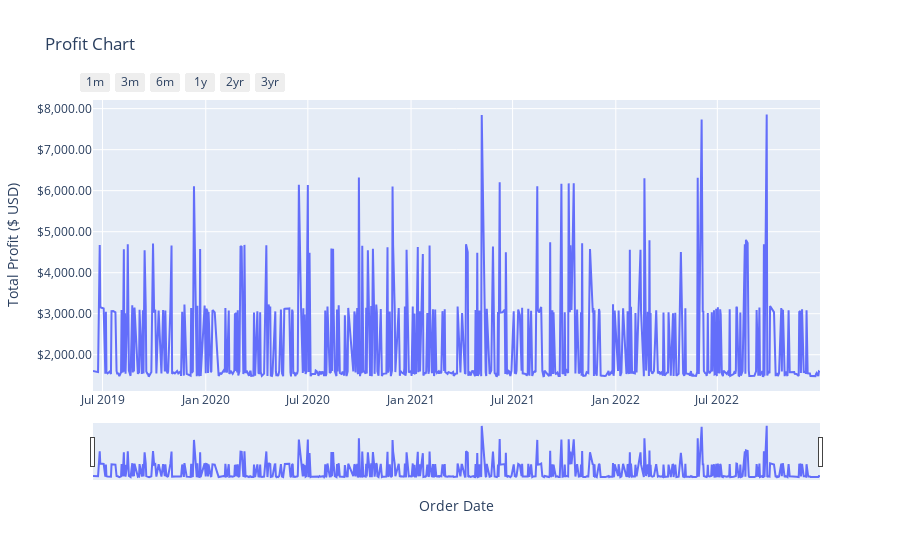

Notebook source saved alongside this figure:
### Code cell
fig = go.Figure()

fig.add_trace(go.Scatter(
    x=profit_df["Order Date"],
    y=profit_df["Profit"],
    mode="lines",
    hovertemplate="""
    <b>Profit:</b> %{y:$,.2f}<br>
    <b>Date:</b> %{x}
    <extra></extra>
    """
))

fig.update_xaxes(
    rangeslider_visible=True,
    rangeselector_buttons=list([
        dict(count=1, label="1m", step="month", stepmode="backward"),
        dict(count=3, label="3m", step="month", stepmode="backward"),
        dict(count=6, label="6m", step="month", stepmode="backward"),
        dict(count=1, label="1y", step="year", stepmode="backward"),
        dict(count=2, label="2yr", step="year", stepmode="backward"),
        dict(count=3, label="3yr", step="year", stepmode="backward"),
    ]),
)

fig.update_layout(
    dragmode="pan",
    title='Profit Chart',
    xaxis_title='Order Date',
    yaxis_title='Total Profit ($ USD)',
    yaxis_tickformat='$,.2f'
)

fig.show(config=config)

### Figure 1 — Plotly figure (JSON) as saved in the notebook; plotly's stock layout.template omitted (floating-point values rounded to 4 significant figures; data arrays with more than 128 entries replaced by an {"elided": "..."} marker saying what was removed)
{"data": [{"hovertemplate": "\n    <b>Profit:</b> %{y:$,.2f}<br>\n    <b>Date:</b> %{x}\n    <extra></extra>\n    ", "mode": "lines", "type": "scatter", "x": {"elided": "697 str values"}, "y": {"elided": "697 float values"}}], "layout": {"dragmode": "pan", "title": {"text": "Profit Chart"}, "xaxis": {"rangeselector": {"buttons": [{"count": 1, "label": "1m", "step": "month", "stepmode": "backward"}, {"count": 3, "label": "3m", "step": "month", "stepmode": "backward"}, {"count": 6, "label": "6m", "step": "month", "stepmode": "backward"}, {"count": 1, "label": "1y", "step": "year", "stepmode": "backward"}, {"count": 2, "label": "2yr", "step": "year", "stepmode": "backward"}, {"count": 3, "label": "3yr", "step": "year", "stepmode": "backward"}]}, "rangeslider": {"visible": true}, "title": {"text": "Order Date"}}, "yaxis": {"tickformat": "$,.2f", "title": {"text": "Total Profit ($ USD)"}}}}
